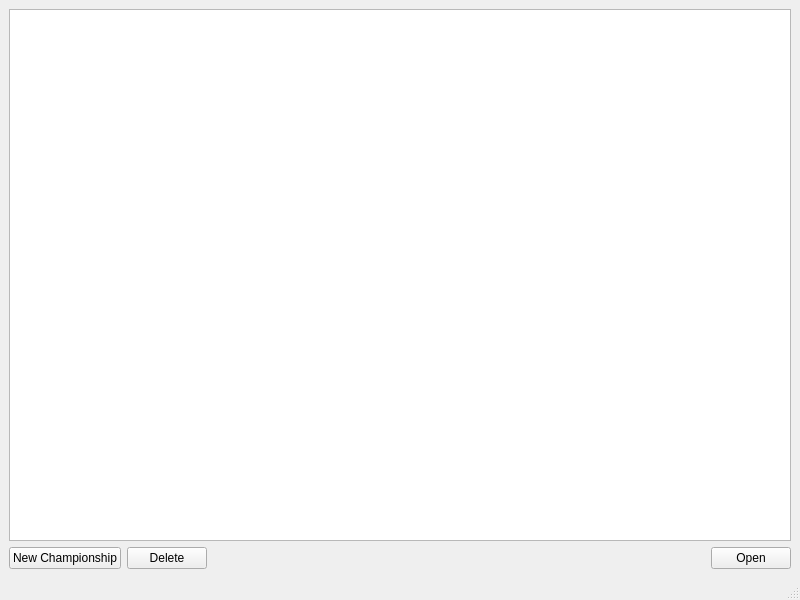
<?xml version="1.0" encoding="UTF-8"?>
<ui version="4.0">
 <class>MainWindow</class>
 <widget class="QMainWindow" name="MainWindow">
  <property name="geometry">
   <rect>
    <x>0</x>
    <y>0</y>
    <width>800</width>
    <height>600</height>
   </rect>
  </property>
  <property name="windowTitle">
   <string>Championship Manager</string>
  </property>
  <widget class="QWidget" name="centralwidget">
   <layout class="QVBoxLayout" name="verticalLayout_2">
    <item>
     <layout class="QVBoxLayout" name="verticalLayout">
      <item>
       <widget class="QListWidget" name="championshipList"/>
      </item>
      <item>
       <layout class="QHBoxLayout" name="horizontalLayout">
        <item>
         <widget class="QPushButton" name="newChampButton">
          <property name="text">
           <string>New Championship</string>
          </property>
         </widget>
        </item>
        <item>
         <widget class="QPushButton" name="deleteButton">
          <property name="text">
           <string>Delete</string>
          </property>
         </widget>
        </item>
        <item>
         <spacer name="horizontalSpacer">
          <property name="orientation">
           <enum>Qt::Horizontal</enum>
          </property>
          <property name="sizeHint" stdset="0">
           <size>
            <width>40</width>
            <height>20</height>
           </size>
          </property>
         </spacer>
        </item>
        <item>
         <widget class="QPushButton" name="openButton">
          <property name="text">
           <string>Open</string>
          </property>
         </widget>
        </item>
       </layout>
      </item>
     </layout>
    </item>
   </layout>
  </widget>
  <widget class="QMenuBar" name="menubar">
   <property name="geometry">
    <rect>
     <x>0</x>
     <y>0</y>
     <width>800</width>
     <height>21</height>
    </rect>
   </property>
  </widget>
  <widget class="QStatusBar" name="statusbar"/>
 </widget>
 <resources/>
 <connections/>
</ui>
